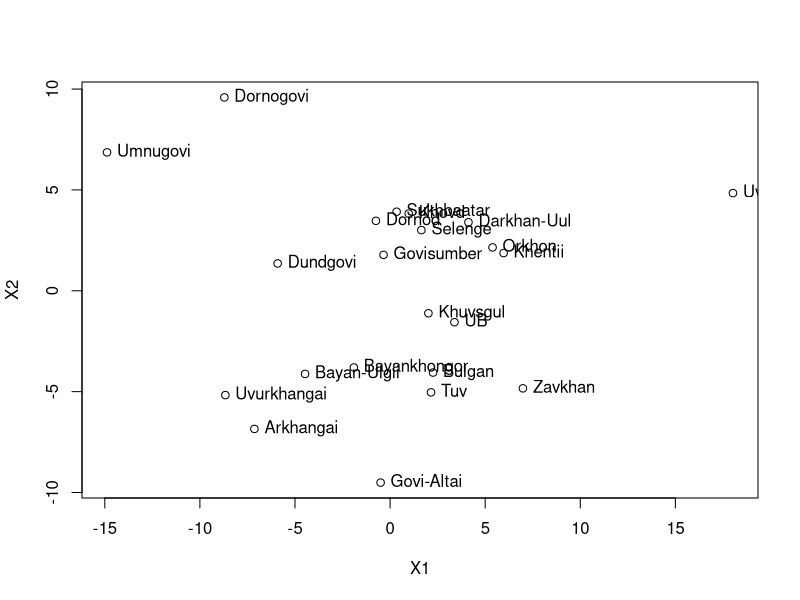

Recreate this plot in R.
#
# Multidimensional Scaling
# Author: galaa
# Created on 2016/03/19 07:49:41
#

## Data

X = matrix(
  c(-21.9, -15.2, -17.1, -18.3, -20.5, -17.8, -20.6, -23.7, -20.2, -17.7, -17.3, -22.7, -14.4, -13.8, -21.2, -22.2, -20.2, -22.4, -23.9, -21.8, -30.6, -24.0, -16.3, -11.3, -13.0, -14.1, -16.0, -14.5, -15.1, -18.0, -15.0, -11.8, -12.3, -18.4, -10.7, -9.0, -16.0, -16.3, -15.7, -16.9, -18.6, -16.2, -27.6, -18.5, -7.3, -5.7, -5.9, -6.8, -7.4, -8.3, -6.1, -6.4, -7.0, -2.7, -4.8, -9.8, -5.2, -1.5, -6.6, -5.8, -8.1, -5.7, -8.1, -6.6, -16.3, -7.1, 2.7, 3.3, 2.9, 2.8, 2.9, 0.8, 3.8, 4.6, 4.6, 7.5, 4.5, 2.1, 3.4, 7.8, 4.7, 4.8, 1.7, 5.5, 3.8, 3.7, 2.8, 4.4, 10.2, 9.5, 10.5, 10.2, 10.0, 8.0, 11.7, 12.2, 12.4, 15.1, 11.9, 9.4, 9.8, 14.6, 12.5, 12.2, 9.1, 13.0, 11.6, 11.1, 12.7, 11.8, 16.4, 14.7, 15.9, 16, 15.8, 13.7, 18, 18.4, 19, 21.5, 18.2, 15.2, 15.5, 20.4, 18.6, 18.5, 15.3, 18.6, 17.8, 17, 18.4, 18, 19.3, 16.6, 17.9, 18.2, 17.9, 16, 21, 20.8, 21.7, 24.5, 21.1, 17.6, 17.8, 23.3, 21.5, 21, 18.1, 20.6, 20.5, 18.8, 20.6, 20.4, 16.7, 14.7, 15.9, 16.1, 15.6, 13.6, 18.2, 18.4, 19.3, 21.7, 18.4, 14.8, 15.6, 20.7, 19.3, 18.4, 15.5, 18.2, 17.8, 16.4, 17.8, 17.8, 9.9, 9.0, 9.6, 9.7, 8.5, 7.6, 11.6, 11.0, 12.2, 15.1, 11.9, 8.2, 10.2, 14.9, 12.5, 10.9, 8.9, 11.9, 10.9, 9.4, 10.5, 10.3, 0.5, 1.5, 1.3, 0.6, -0.2, -0.9, 1.9, 1.7, 2.2, 5.1, 2.6, -0.9, 2.1, 5.8, 2.4, 1.8, -0.4, 2.4, 0.7, 0.9, 1.6, 0.8, -11.4, -7.2, -7.7, -9.2, -11.1, -9.7, -9.8, -10.4, -9.6, -6.7, -8.1, -12.5, -6.9, -4.2, -9.6, -9.9, -11.1, -8.9, -11.9, -9.9, -8.6, -11.2, -19.6, -12.6, -14.4, -15.8, -18.2, -15.0, -17.8, -20.2, -17.7, -15.1, -15.0, -19.9, -12.3, -11.2, -18.2, -19.3, -17.7, -18.0, -20.5, -18.3, -23.6, -20.4),
  nrow = 22,
  ncol = 12,
  byrow = FALSE
);

print(X);

## Distance matrix

d <- dist(X, method = "euclidean");

print(d);

## B matrix calculation

d2 <- as.matrix(d)^2;
d2i. <- d2j. <- colMeans(d2);
d2.. <- mean(d2i.);

n = length(X[,1]);

B <- matrix(nrow = n, ncol = n);
for (i in 1:n) {
  for (j in 1:n) {
    B[i,j] <- -1 / 2 * 
      ( d2[i,j] - d2i.[i] - d2j.[j] + d2.. );
  }
}

print(B);

## Eigen values and eigen vectors (spectral decomposition) of B matrix

Lambda = eigen(B)$values;

Gamma = eigen(B)$vectors;

## Ratio

p = 2;
t = 0;
for (i in 1:p) {
  t = t + Lambda[i];
}
t = t / sum(Lambda[1:n-1]);
print(t);

## New coordinates on p-dimensional space

Coordinates = data.frame(
  Gamma[,1:p] %*% diag(sqrt(Lambda[1:p])),
  label = c("UB", "Arkhangai", "Bayan-Ulgii", "Bayankhongor", "Bulgan", "Govi-Altai", "Govisumber", "Darkhan-Uul", "Dornod", "Dornogovi", "Dundgovi", "Zavkhan", "Uvurkhangai", "Umnugovi", "Sukhbaatar", "Selenge", "Tuv", "Khovd", "Khentii", "Khuvsgul", "Uvs", "Orkhon")
);

## Plot

attach(Coordinates);
plot(X1, X2);
text(X1, X2, label, pos=4);
detach(Coordinates);

## ------------------------------------------------------------------------------
## Multidimensional Scaling with specific function -- COMPARE IT previous results
## ------------------------------------------------------------------------------

mds <- cmdscale(d, eig = TRUE, k = 2)
print(mds)
